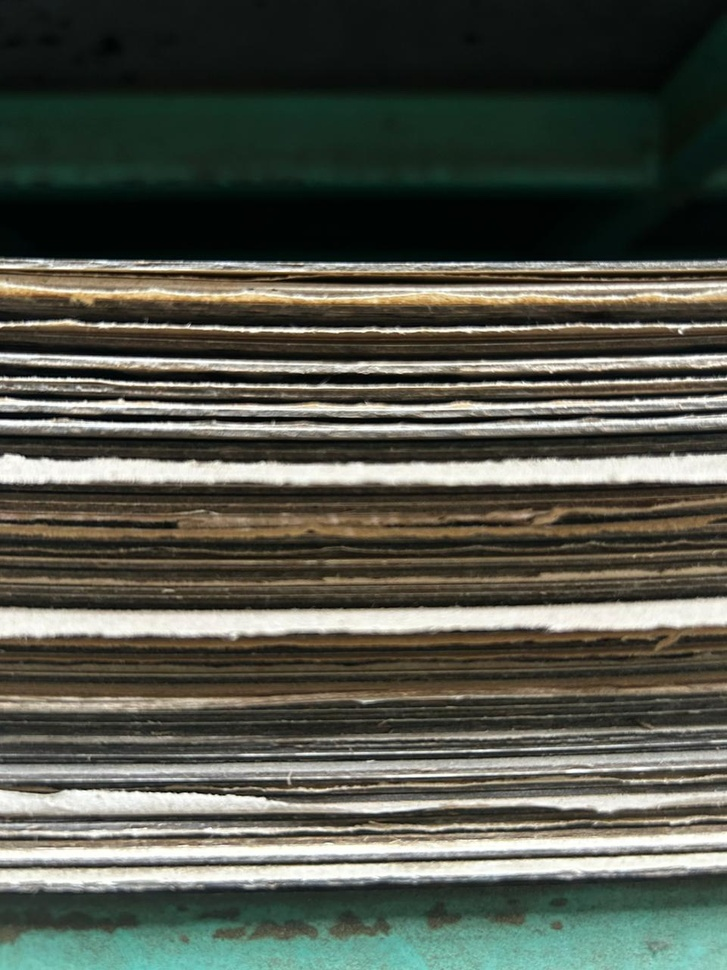
#> input picture images/2.jpeg, 727 x 970 px, shrunk from 960 x 1280 before the run, found by its file name
$ python 1_HoughTransform.py
#> lines starting #> are read from the running program, lines starting #| are printed output that depends on the picture; after the words box and inside, x2 and y2 are one past the last pixel; in counts of white or black regions, pixels touching at a corner belong together
'''Hough Line Transform'''
'''It converts the image to grayscale, applies Gaussian blur, and performs edge detection with Canny.
The Hough Line Transform is then used to identify lines in the image. Uses these lines to calucated number
of sheet in the stack. But the Number of sheets displayed were too much.'''

import cv2
import numpy as np
import matplotlib.pyplot as plt

def detect_lines(image):
    # Convert the uploaded image to grayscale
    gray_image = cv2.cvtColor(image, cv2.COLOR_BGR2GRAY)

    # Apply Gaussian blur to reduce noise
    blurred = cv2.GaussianBlur(gray_image, (5, 5), 0)

    # Use Canny edge detection
    edges = cv2.Canny(blurred, 50, 150)

    # Apply Hough Line Transform
    lines = cv2.HoughLinesP(edges, 1, np.pi / 180, 100, minLineLength=50, maxLineGap=10)

    # Create a copy of the original image to draw lines on
    line_image = image.copy()

    if lines is not None:
        for line in lines:
            x1, y1, x2, y2 = line[0]
            cv2.line(line_image, (x1, y1), (x2, y2), (0, 255, 0), 2)  # Draw lines on the image

    # Count the number of detected lines (sheets)
    sheet_count = len(lines) if lines is not None else 0

    # Add text with the sheet count on the image
    text = f"Number of sheets: {sheet_count}"
    cv2.putText(line_image, text, (10, 30), cv2.FONT_HERSHEY_SIMPLEX, 1, (0, 255, 0), 2, cv2.LINE_AA)

    return sheet_count, line_image

def display_images(original, line_image):
    # Use matplotlib to display images
    plt.figure(figsize=(20, 10))

    plt.subplot(1, 2, 1)
    plt.title('Original Image')
    plt.imshow(cv2.cvtColor(original, cv2.COLOR_BGR2RGB))

    plt.subplot(1, 2, 2)
    plt.title('Image with Detected Lines')
    plt.imshow(cv2.cvtColor(line_image, cv2.COLOR_BGR2RGB))

    plt.show()

# Example usage
image_path = 'images/2.jpeg'
image = cv2.imread(image_path)
#> image is the input picture: shape (970, 727, 3); mean B, G, R 75, 85.2, 82.2

# Detect lines and get the image with lines drawn and the count
sheet_count, line_image = detect_lines(image)
#> in detect_lines, `gray_image = cv2.cvtColor(image, cv2.COLOR_BGR2GRAY)`:
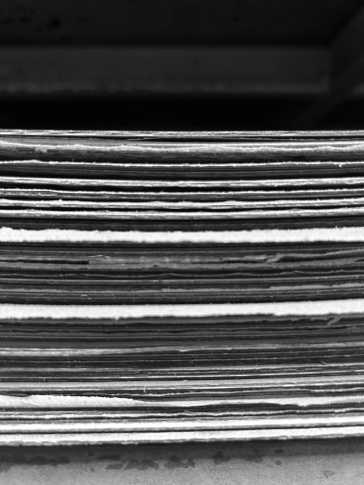
#> gray_image: shape (970, 727) (shown at 1/2 size); min 0, max 255, mean 83.2
#> in detect_lines, `edges = cv2.Canny(blurred, 50, 150)`:
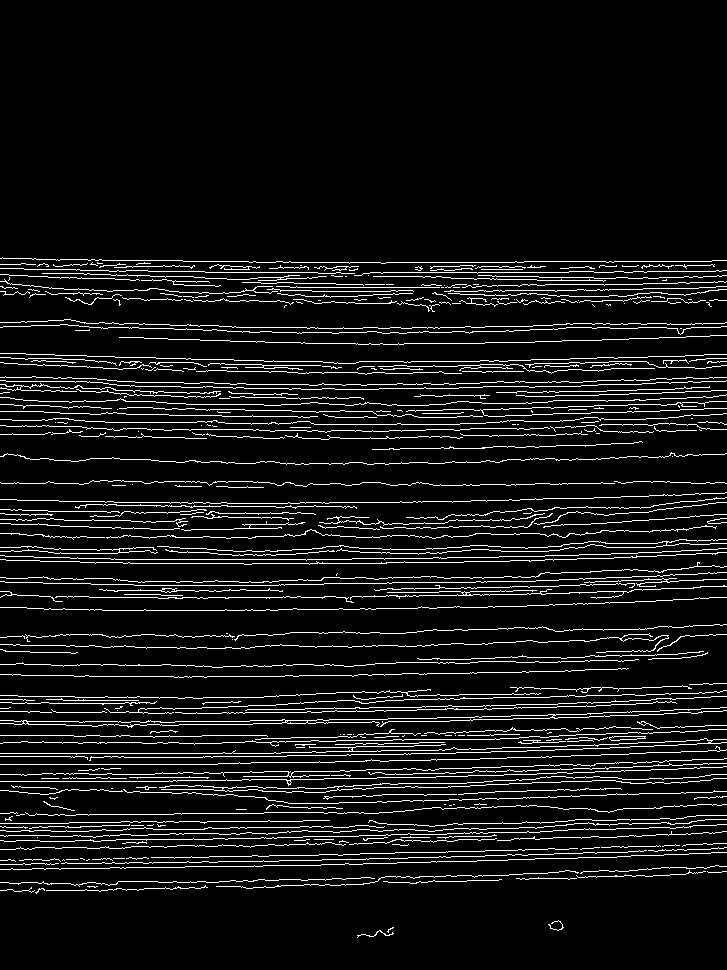
#> edges: shape (970, 727); 8% white in thin lines or dots, all inside (x1, y1, x2, y2) = (0, 257, 727, 938)
#> in detect_lines, `lines = cv2.HoughLinesP(edges, 1, np.pi / 180, 100, minLineLength=50, ..`: lines = 274 rows, first 6: [219, 753, 485, 749], [370, 272, 568, 272], [271, 720, 481, 717], [466, 286, 596, 284], [450, 759, 725, 750], [111, 559, 351, 559]
#> the loop in detect_lines, `for line in lines:` made 274 passes
#> after the loop in detect_lines, `for line in lines:`:
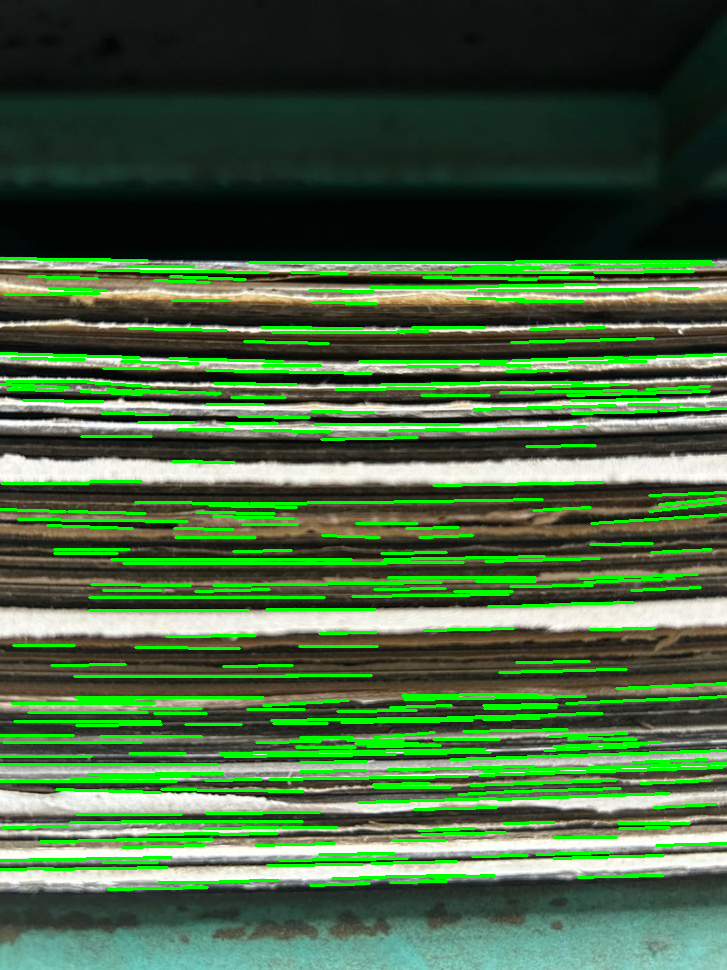
#> line_image: shape (970, 727, 3); 10.89% of pixels changed, all inside (x1, y1, x2, y2) = (0, 257, 727, 891)
#> in detect_lines, `sheet_count = len(lines) if lines is not None else 0`: sheet_count = 274
#> in detect_lines, `text = f"Number of sheets: {sheet_count}"`: text = 'Number of sheets: 274'
#> in detect_lines, `cv2.putText(line_image, text, (10, 30), cv2.FONT_HERSHEY_SIMPLEX, 1, (..`:
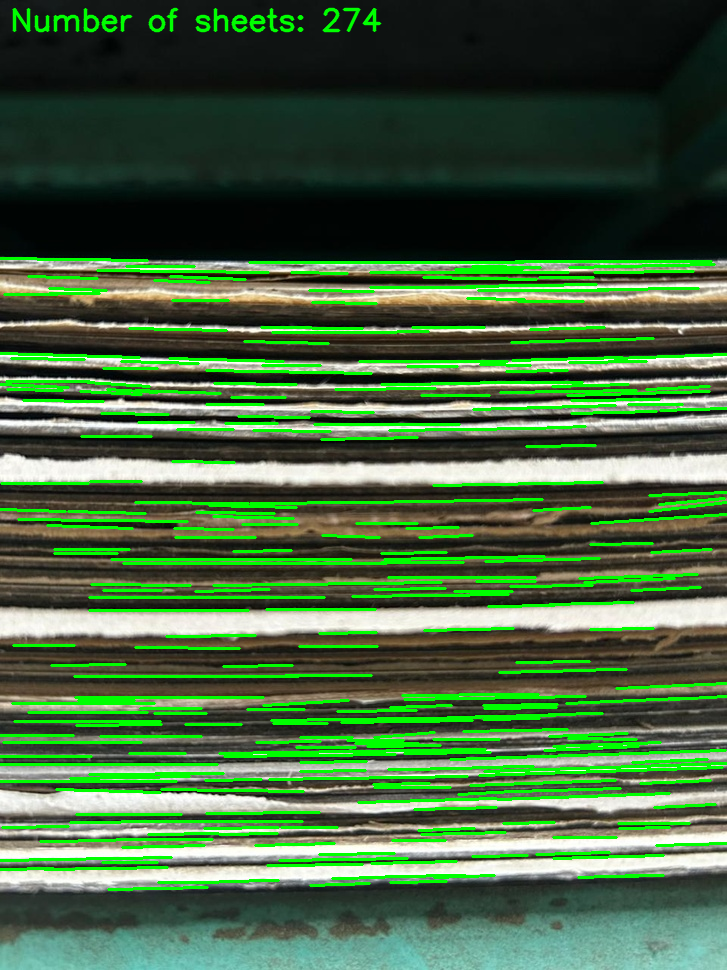
#> line_image: shape (970, 727, 3); 0.55% of pixels changed, all inside (x1, y1, x2, y2) = (12, 7, 382, 33)
#> sheet_count = 274

# Display the results
print(f"Number of sheets detected: {sheet_count}")
#| Number of sheets detected: 274

# Display the images
display_images(image, line_image)
#> in display_images, `plt.show()`:
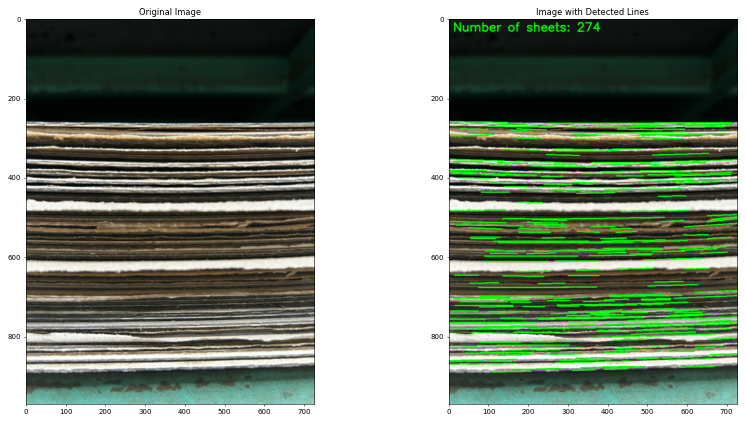
#> figure drawn by matplotlib, 2 panels

$ run again, with images/1.jpeg copied over images/2.jpeg
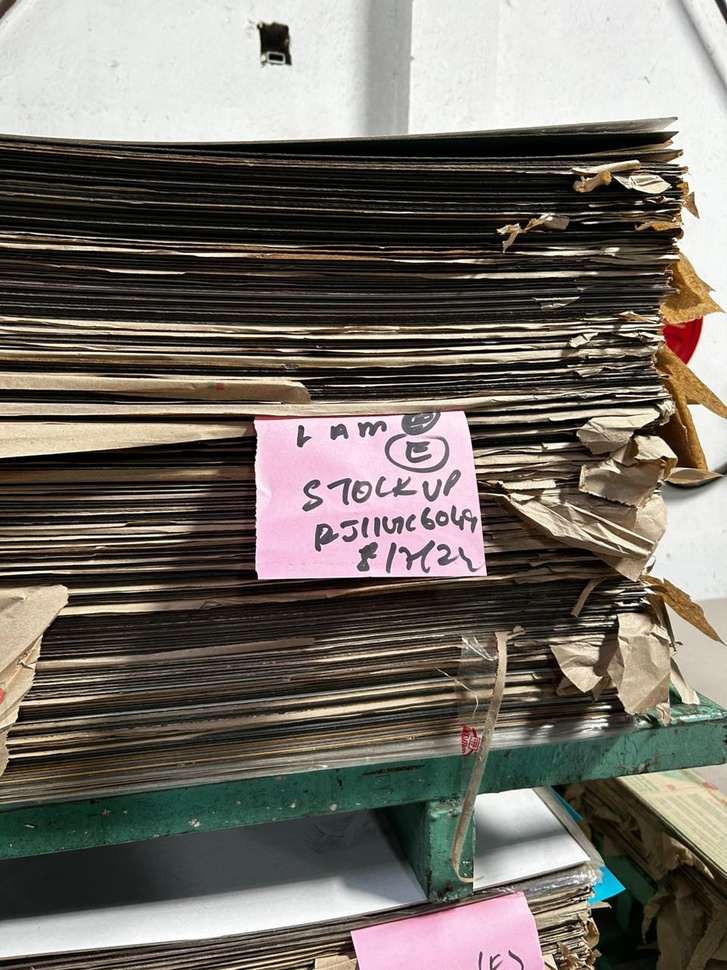
#> input picture images/1.jpeg, 727 x 970 px, shrunk from 960 x 1280 before the run, found by its file name
#> image is the input picture: shape (970, 727, 3); mean B, G, R 103.3, 111, 116.9
#> in detect_lines, `edges = cv2.Canny(blurred, 50, 150)`:
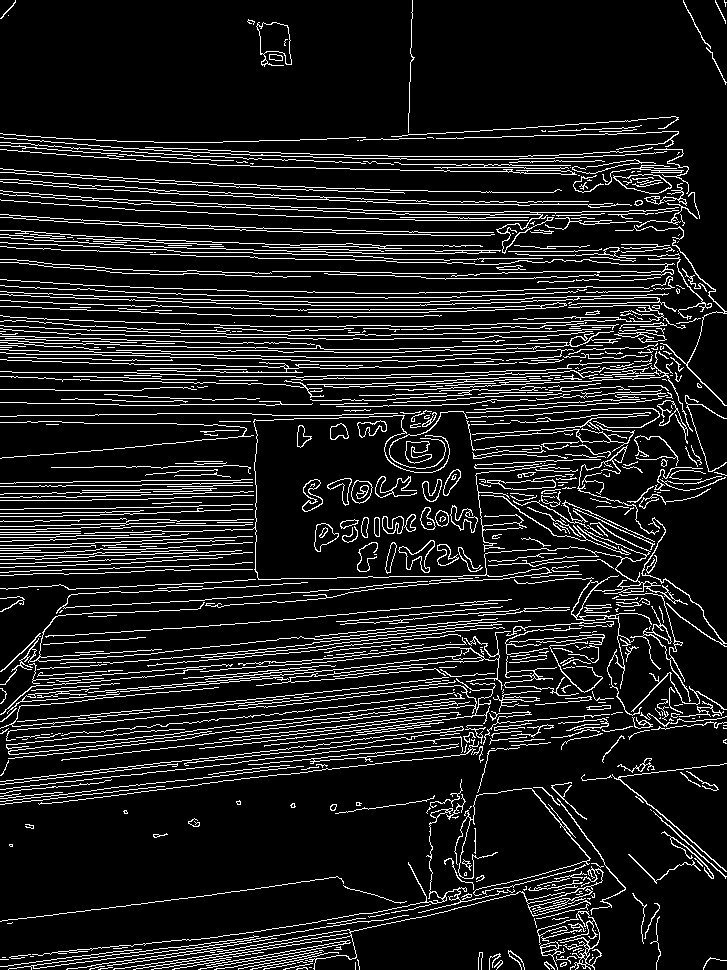
#> edges: shape (970, 727); 11.9% white in thin lines or dots
#> lines = 545 rows, first 6: [157, 142, 258, 141], [249, 778, 402, 760], [322, 154, 407, 156], [232, 337, 286, 337], [89, 363, 184, 364], [29, 327, 208, 333]
#> the loop in detect_lines, `for line in lines:` made 545 passes
#> in detect_lines, `sheet_count = len(lines) if lines is not None else 0`: sheet_count = 545
#> text = 'Number of sheets: 545'
#> `sheet_count, line_image = detect_lines(image)`: sheet_count = 545
#| Number of sheets detected: 545
#> in display_images, `plt.show()`:
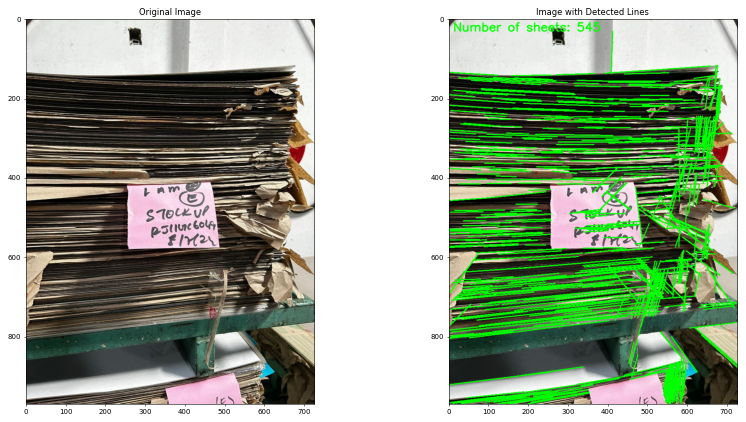
#> figure drawn by matplotlib, 2 panels

$ run again, with images/3.jpeg copied over images/2.jpeg
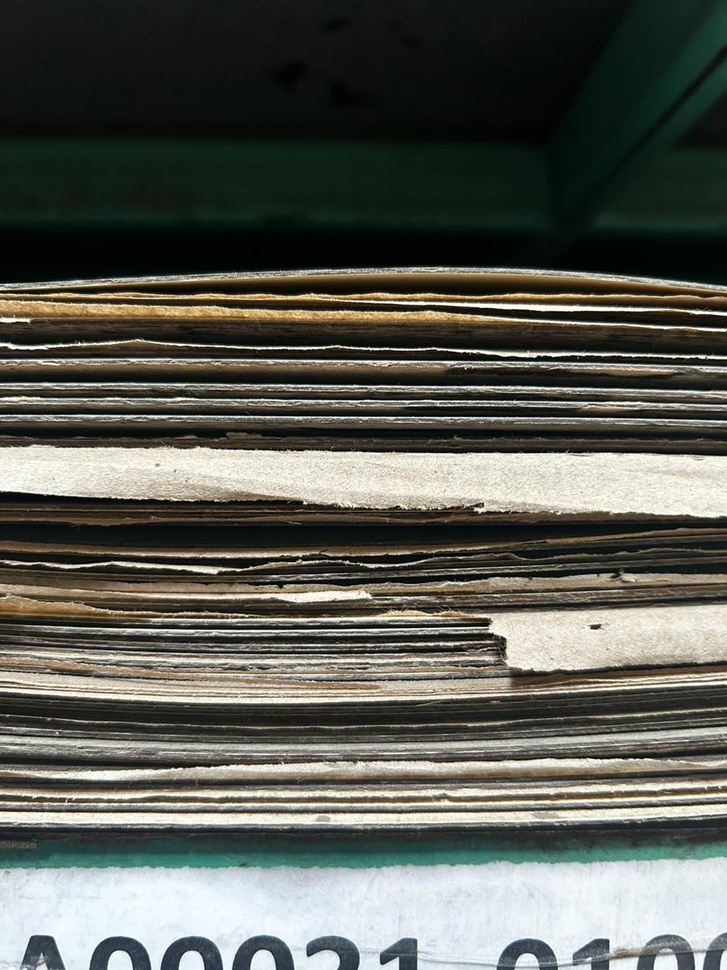
#> input picture images/3.jpeg, 727 x 970 px, shrunk from 960 x 1280 before the run, found by its file name
#> image is the input picture: shape (970, 727, 3); mean B, G, R 85, 93, 91.2
#> in detect_lines, `edges = cv2.Canny(blurred, 50, 150)`:
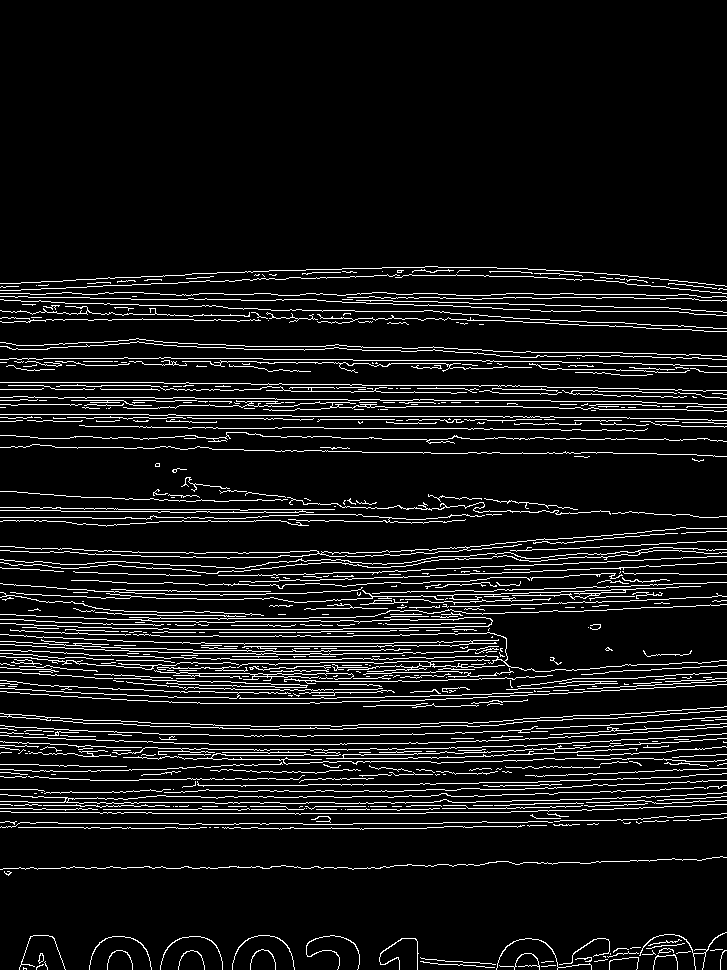
#> edges: shape (970, 727); 8.5% white in thin lines or dots, all inside (x1, y1, x2, y2) = (0, 266, 727, 970)
#> lines = 288 rows, first 6: [33, 809, 432, 809], [122, 828, 177, 827], [28, 802, 214, 802], [434, 400, 550, 400], [492, 389, 545, 389], [360, 318, 504, 320]
#> the loop in detect_lines, `for line in lines:` made 288 passes
#> in detect_lines, `sheet_count = len(lines) if lines is not None else 0`: sheet_count = 288
#> text = 'Number of sheets: 288'
#> `sheet_count, line_image = detect_lines(image)`: sheet_count = 288
#| Number of sheets detected: 288
#> in display_images, `plt.show()`:
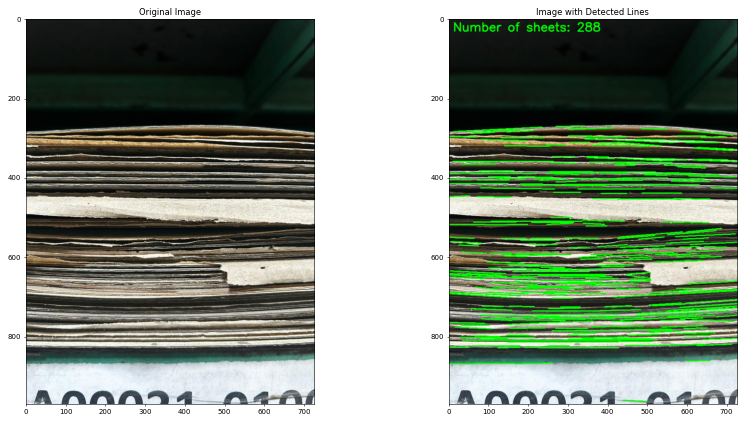
#> figure drawn by matplotlib, 2 panels
